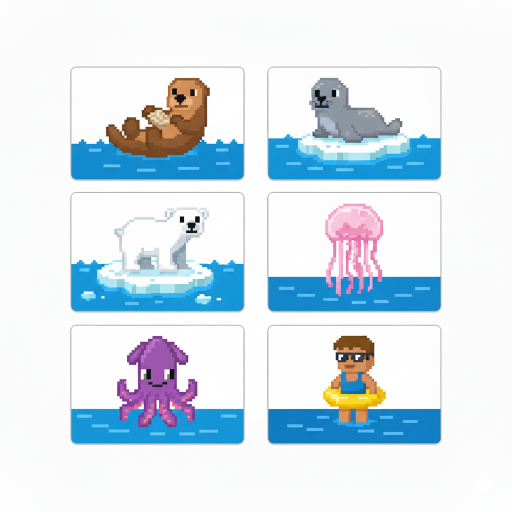
#> input picture split_image/pic_8bit/Gemini_Generated_Image_7javto7javto7jav.png, 1024 x 1024 px, found by its file name (shown at 1/2 size)
$ python split_uniform.py
#> lines starting #> are read from the running program, lines starting #| are printed output that depends on the picture; after the words box and inside, x2 and y2 are one past the last pixel; in counts of white or black regions, pixels touching at a corner belong together
import os
import cv2
import numpy as np
from PIL import Image

def split_cards_by_layout(input_image_path, output_dir):
    """
    画像のレイアウトを解析し、全てのカードを同じサイズで分割する関数。

    :param input_image_path: 分割したい元の画像のパス
    :param output_dir: 分割した画像の保存先ディレクトリ
    """
#> called with output_dir = 'split_image/plit_uniform_cards'
    # 出力先ディレクトリがなければ作成する
    if not os.path.exists(output_dir):
        os.makedirs(output_dir)

    try:
        # OpenCVで画像を読み込む
        img_bgr = cv2.imread(input_image_path)
#> img_bgr is the input picture: shape (1024, 1024, 3); mean B, G, R 236.3, 227.8, 215.7
        if img_bgr is None:
            print(f"エラー: 画像ファイルが読み込めません - {input_image_path}")
            return

        # グレースケールに変換し、閾値処理でカード部分を抽出
        gray = cv2.cvtColor(img_bgr, cv2.COLOR_BGR2GRAY)
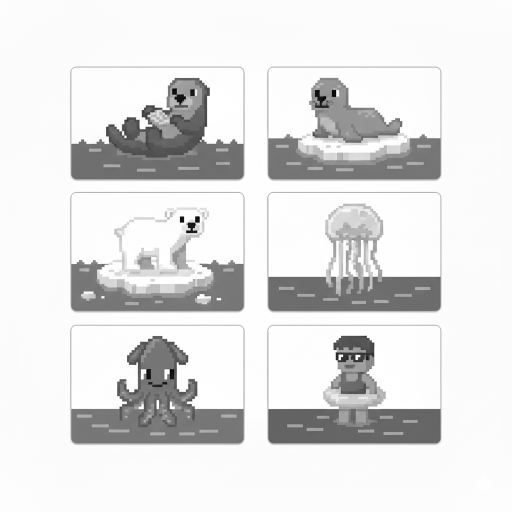
#> gray: shape (1024, 1024) (shown at 1/2 size); min 0, max 255, mean 225.2
        _, thresh_inv = cv2.threshold(gray, 245, 255, cv2.THRESH_BINARY_INV)
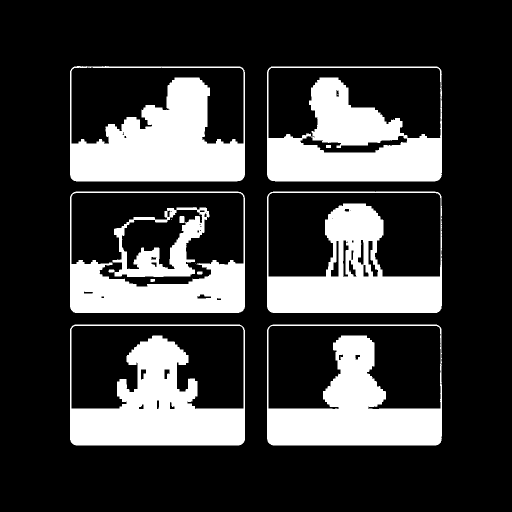
#> thresh_inv: shape (1024, 1024) (shown at 1/2 size); 23.9% white; 16 white regions (5 under 20 px)

        # 輪郭を検出
        contours, _ = cv2.findContours(thresh_inv, cv2.RETR_EXTERNAL, cv2.CHAIN_APPROX_SIMPLE)
#> contours = 6 contours; box (x1, y1, x2, y2) and area: (140, 383, 490, 626) 84292, (534, 383, 884, 626) 84238, (140, 649, 490, 891) 83960, (534, 649, 884, 891) 83842, (140, 132, 490, 363) 79781, (534, 133, 884, 363) 79707

        # 検出した輪郭からカードのバウンディングボックス（位置とサイズ）を取得
        bounding_boxes = []
        for cnt in contours:
            # 小さすぎるノイズは除去
            if cv2.contourArea(cnt) > 1000:
                bounding_boxes.append(cv2.boundingRect(cnt))
#> this loop made 6 passes
#> after the loop, bounding_boxes = [(534, 649, 350, 242), (140, 649, 350, 242), (534, 383, 350, 243), (140, 383, 350, 243), (534, 133, 350, 230), (140, 132, 350, 231)]

        # 6枚のカードが検出できなかった場合はエラー
        if len(bounding_boxes) != 6:
            print(f"エラー: 6枚のカードを検出できませんでした。検出数: {len(bounding_boxes)}")
            print("スクリプト内の 'cv2.threshold' の閾値(245)を調整してみてください。")
            return

        # --- ここからが新しいアプローチ ---

        # 1. 全てのカードの平均サイズを計算する
        avg_w = int(np.mean([box[2] for box in bounding_boxes]))
#> avg_w = 350
        avg_h = int(np.mean([box[3] for box in bounding_boxes]))
#> avg_h = 238
        print(f"カードの平均サイズを計算しました: 幅 {avg_w}px, 高さ {avg_h}px")
#| カードの平均サイズを計算しました: 幅 350px, 高さ 238px

        # 2. カードを位置でソートする (上から下へ、次に左から右へ)
        bounding_boxes.sort(key=lambda r: (r[1], r[0]))

        # 3. 各カードの中心点を基準に、均等なサイズで切り出す
        img_pil = Image.open(input_image_path)

        for i, box in enumerate(bounding_boxes):
            # 検出したバウンディングボックスの中心点を計算
            center_x = box[0] + box[2] // 2
            center_y = box[1] + box[3] // 2

            # 平均サイズを使って切り出し範囲を再計算
            # これにより、全ての切り出しサイズが統一される
            x1 = center_x - avg_w // 2
            y1 = center_y - avg_h // 2
            x2 = center_x + avg_w // 2
            y2 = center_y + avg_h // 2

            # Pillowのcropメソッドで切り出し
            cropped_img = img_pil.crop((x1, y1, x2, y2))

            # 保存
            output_filename = os.path.join(output_dir, f"uniform_card_{i}.png")
            cropped_img.save(output_filename)
            print(f"保存しました: {output_filename} (サイズ: {cropped_img.size})")
#> this loop made 6 passes
#> (box, center_x, center_y, x1, y1, x2, y2) on passes 1 to 6: ((140, 132, 350, 231), 315, 247, 140, 128, 490, 366), ((534, 133, 350, 230), 709, 248, 534, 129, 884, 367), ((140, 383, 350, 243), 315, 504, 140, 385, 490, 623), ((534, 383, 350, 243), 709, 504, 534, 385, 884, 623), ((140, 649, 350, 242), 315, 770, 140, 651, 490, 889), ((534, 649, 350, 242), 709, 770, 534, 651, 884, 889)
#| 保存しました: split_image/plit_uniform_cards/uniform_card_0.png (サイズ: (350, 238))
#| 保存しました: split_image/plit_uniform_cards/uniform_card_1.png (サイズ: (350, 238))
#| 保存しました: split_image/plit_uniform_cards/uniform_card_2.png (サイズ: (350, 238))
#| 保存しました: split_image/plit_uniform_cards/uniform_card_3.png (サイズ: (350, 238))
#| 保存しました: split_image/plit_uniform_cards/uniform_card_4.png (サイズ: (350, 238))
#| 保存しました: split_image/plit_uniform_cards/uniform_card_5.png (サイズ: (350, 238))
#> pass 1, in split_cards_by_layout, `cropped_img = img_pil.crop((x1, y1, x2, y2))`:
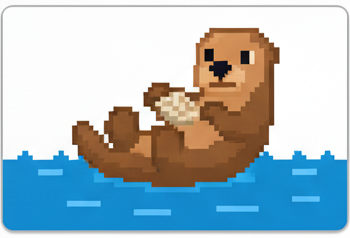
#> cropped_img: PIL image 350x238 RGB; mean R, G, B 167.5, 186.2, 193.8
#> pass 2, in split_cards_by_layout, `cropped_img = img_pil.crop((x1, y1, x2, y2))`:
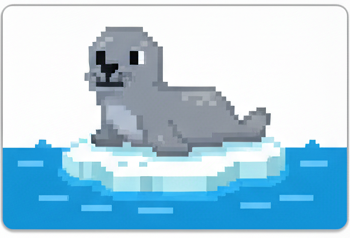
#> cropped_img: PIL image 350x238 RGB; mean R, G, B 171.5, 207, 225.2
#> pass 3, in split_cards_by_layout, `cropped_img = img_pil.crop((x1, y1, x2, y2))`:
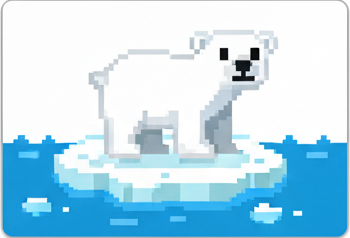
#> cropped_img: PIL image 350x238 RGB; mean R, G, B 183.2, 219.9, 237.1
#> after the loop:
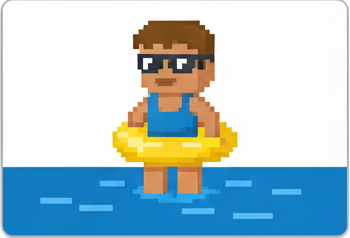
#> cropped_img: PIL image 350x238 RGB; mean R, G, B 176.3, 200.1, 207.9

    except FileNotFoundError:
        print(f"エラー: ファイルが見つかりません - {input_image_path}")
    except Exception as e:
        print(f"エラーが発生しました: {e}")

if __name__ == '__main__':
    # --- 設定項目 ---

    # 1. 元の画像ファイルのパスを指定
    input_image = 'split_image/pic_8bit/Gemini_Generated_Image_7javto7javto7jav.png'

    # 2. 分割した画像の保存先フォルダ名を指定
    output_folder = 'split_image/plit_uniform_cards'
    # --- 処理の実行 ---
    split_cards_by_layout(input_image, output_folder)

$ run again, with split_image/pic_8bit/Gemini_Generated_Image_a7xei4a7xei4a7xe.png copied over split_image/pic_8bit/Gemini_Generated_Image_7javto7javto7jav.png
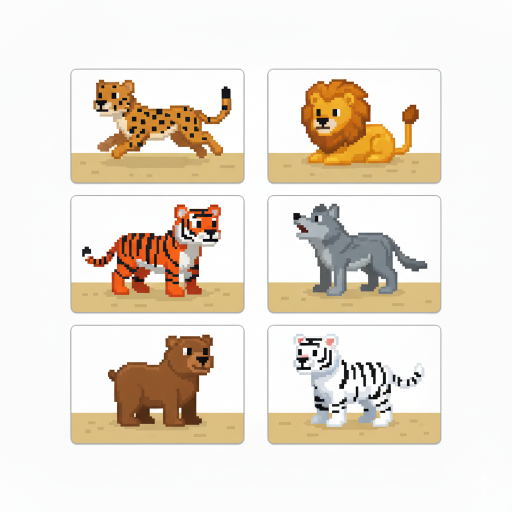
#> input picture split_image/pic_8bit/Gemini_Generated_Image_a7xei4a7xei4a7xe.png, 1024 x 1024 px, found by its file name (shown at 1/2 size)
#> in split_cards_by_layout, img_bgr is the input picture: shape (1024, 1024, 3); mean B, G, R 214.6, 225.9, 234.5
#> in split_cards_by_layout, `_, thresh_inv = cv2.threshold(gray, 245, 255, cv2.THRESH_BINARY_INV)`:
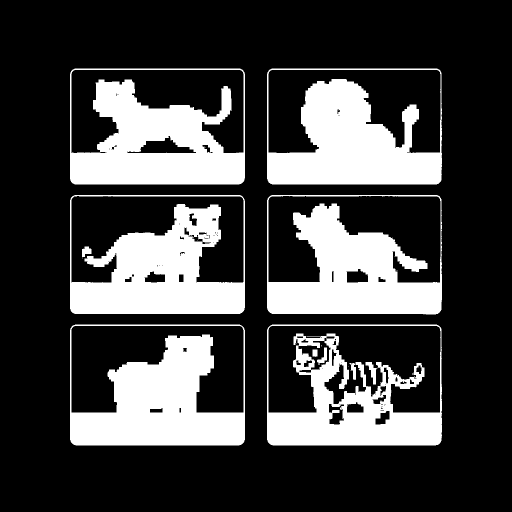
#> thresh_inv: shape (1024, 1024) (shown at 1/2 size); 25.8% white; 21 white regions (10 under 20 px)
#> contours = 6 contours; box (x1, y1, x2, y2) and area: (140, 649, 490, 891) 83956, (534, 649, 884, 891) 83810, (140, 390, 490, 628) 82574, (534, 390, 884, 629) 82474, (140, 137, 490, 369) 80482, (534, 137, 884, 369) 80338
#> the loop in split_cards_by_layout, `for cnt in contours:` made 6 passes
#> after the loop in split_cards_by_layout, `for cnt in contours:`: bounding_boxes = [(534, 649, 350, 242), (140, 649, 350, 242), (534, 390, 350, 239), (140, 390, 350, 238), (534, 137, 350, 232), (140, 137, 350, 232)]
#> avg_w = 350
#> avg_h = 237
#| カードの平均サイズを計算しました: 幅 350px, 高さ 237px
#> the loop in split_cards_by_layout, `for i, box in enumerate(bounding_boxes):` made 6 passes
#> (box, center_x, center_y, x1, y1, x2, y2) on passes 1 to 6: ((140, 137, 350, 232), 315, 253, 140, 135, 490, 371), ((534, 137, 350, 232), 709, 253, 534, 135, 884, 371), ((140, 390, 350, 238), 315, 509, 140, 391, 490, 627), ((534, 390, 350, 239), 709, 509, 534, 391, 884, 627), ((140, 649, 350, 242), 315, 770, 140, 652, 490, 888), ((534, 649, 350, 242), 709, 770, 534, 652, 884, 888)
#> (printed output is left out)
#> after the loop in split_cards_by_layout, `for i, box in enumerate(bounding_boxes):`:
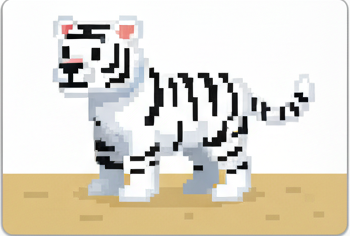
#> cropped_img: PIL image 350x236 RGB; mean R, G, B 222.4, 217, 204.4

$ run again, with split_image/pic_8bit/Gemini_Generated_Image_f688c7f688c7f688.png copied over split_image/pic_8bit/Gemini_Generated_Image_7javto7javto7jav.png
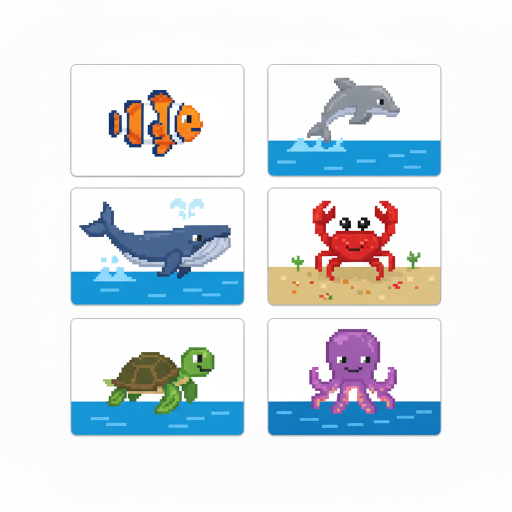
#> input picture split_image/pic_8bit/Gemini_Generated_Image_f688c7f688c7f688.png, 1024 x 1024 px, found by its file name (shown at 1/2 size)
#> in split_cards_by_layout, img_bgr is the input picture: shape (1024, 1024, 3); mean B, G, R 232.3, 227.9, 221.2
#> in split_cards_by_layout, `_, thresh_inv = cv2.threshold(gray, 245, 255, cv2.THRESH_BINARY_INV)`:
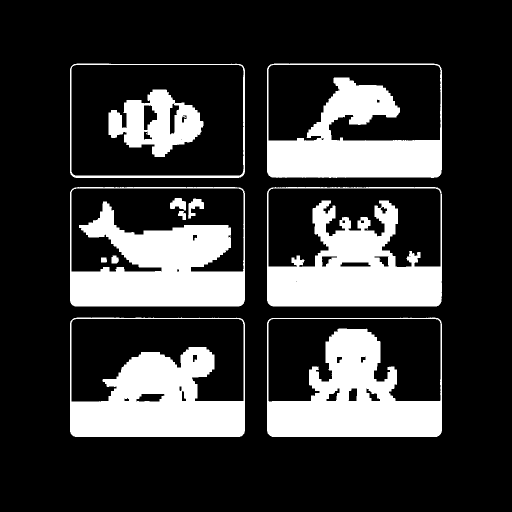
#> thresh_inv: shape (1024, 1024) (shown at 1/2 size); 22.4% white; 14 white regions (2 under 20 px)
#> contours = 6 contours; box (x1, y1, x2, y2) and area: (140, 374, 490, 613) 82872, (534, 374, 884, 613) 82808, (140, 635, 490, 874) 82694, (534, 635, 884, 874) 82596, (140, 127, 490, 356) 79150, (534, 127, 884, 356) 79082
#> the loop in split_cards_by_layout, `for cnt in contours:` made 6 passes
#> after the loop in split_cards_by_layout, `for cnt in contours:`: bounding_boxes = [(534, 635, 350, 239), (140, 635, 350, 239), (534, 374, 350, 239), (140, 374, 350, 239), (534, 127, 350, 229), (140, 127, 350, 229)]
#> avg_w = 350
#> avg_h = 235
#| カードの平均サイズを計算しました: 幅 350px, 高さ 235px
#> the loop in split_cards_by_layout, `for i, box in enumerate(bounding_boxes):` made 6 passes
#> (box, center_x, center_y, x1, y1, x2, y2) on passes 1 to 6: ((140, 127, 350, 229), 315, 241, 140, 124, 490, 358), ((534, 127, 350, 229), 709, 241, 534, 124, 884, 358), ((140, 374, 350, 239), 315, 493, 140, 376, 490, 610), ((534, 374, 350, 239), 709, 493, 534, 376, 884, 610), ((140, 635, 350, 239), 315, 754, 140, 637, 490, 871), ((534, 635, 350, 239), 709, 754, 534, 637, 884, 871)
#> (printed output is left out)
#> after the loop in split_cards_by_layout, `for i, box in enumerate(bounding_boxes):`:
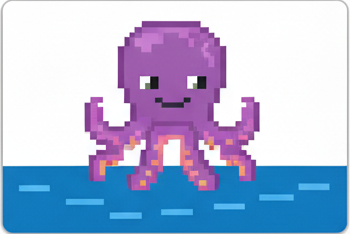
#> cropped_img: PIL image 350x234 RGB; mean R, G, B 172, 183.6, 216.6
